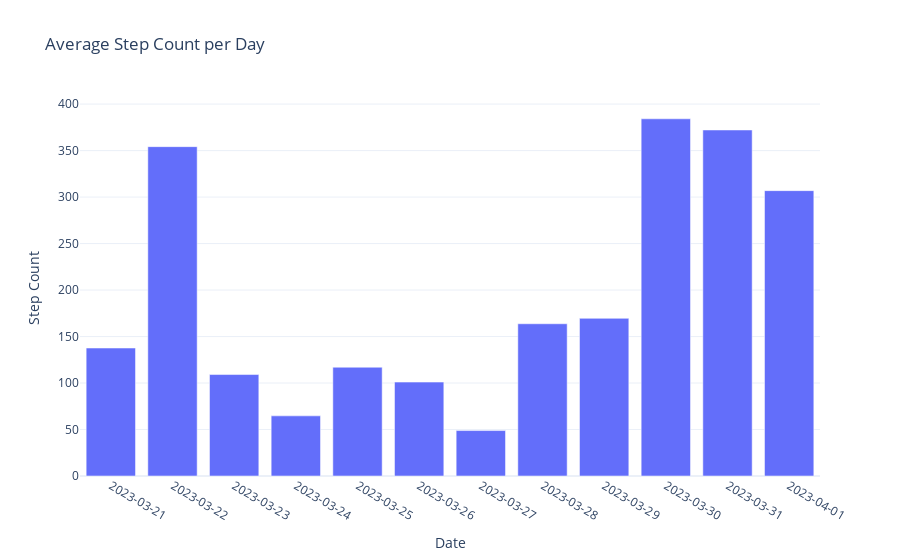

Write notebook code for a chart like this one.
### Code cell
# Calculate Average Step Count per Day
average_step_count_per_day=data.groupby("Date")["Step Count"].mean().reset_index()

Avg=px.bar(average_step_count_per_day, x="Date",
          y="Step Count",
          title="Average Step Count per Day")
Avg.update_xaxes(type='category')
Avg.show()

### Figure 1 — Plotly figure (JSON) as saved in the notebook; plotly's stock layout.template omitted (floating-point values rounded to 4 significant figures)
{"data": [{"alignmentgroup": "True", "hovertemplate": "Date=%{x}<br>Step Count=%{y}<extra></extra>", "legendgroup": "", "marker": {"color": "#636efa", "pattern": {"shape": ""}}, "name": "", "offsetgroup": "", "orientation": "v", "showlegend": false, "textposition": "auto", "type": "bar", "x": ["2023-03-21", "2023-03-22", "2023-03-23", "2023-03-24", "2023-03-25", "2023-03-26", "2023-03-27", "2023-03-28", "2023-03-29", "2023-03-30", "2023-03-31", "2023-04-01"], "xaxis": "x", "y": [137.6, 354.2, 109.1, 64.67, 117, 101, 48.88, 163.8, 169.6, 384.2, 372.2, 306.9], "yaxis": "y"}], "layout": {"barmode": "relative", "legend": {"tracegroupgap": 0}, "title": {"text": "Average Step Count per Day"}, "xaxis": {"anchor": "y", "domain": [0, 1], "title": {"text": "Date"}, "type": "category"}, "yaxis": {"anchor": "x", "domain": [0, 1], "title": {"text": "Step Count"}}}}
